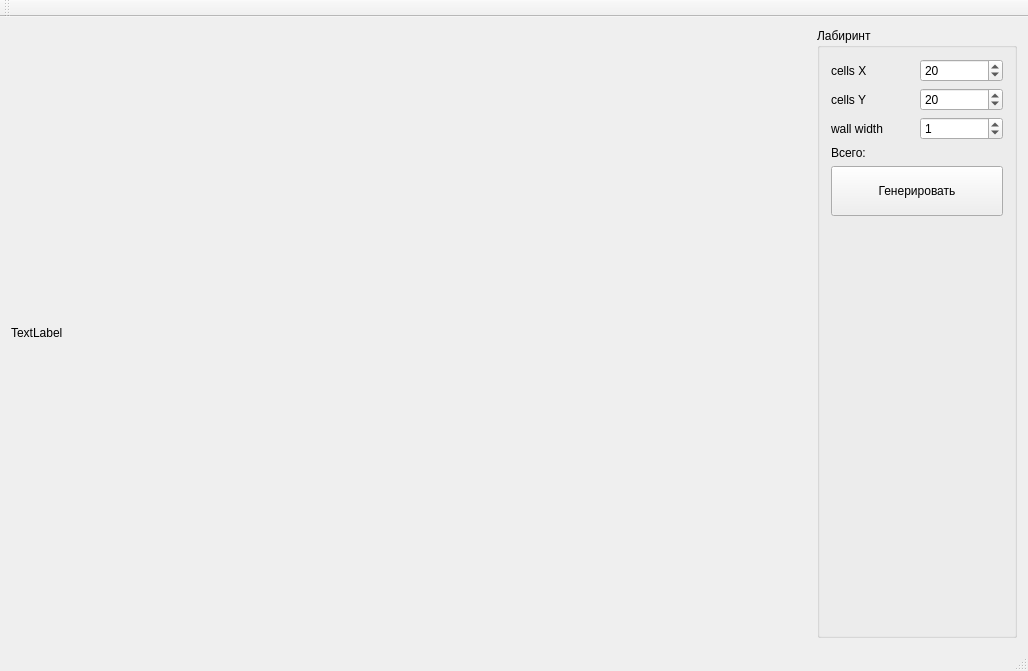
<?xml version="1.0" encoding="UTF-8"?>
<ui version="4.0">
 <class>MainWindow</class>
 <widget class="QMainWindow" name="MainWindow">
  <property name="geometry">
   <rect>
    <x>0</x>
    <y>0</y>
    <width>1024</width>
    <height>671</height>
   </rect>
  </property>
  <property name="windowTitle">
   <string>Генератор лабиринтов</string>
  </property>
  <widget class="QWidget" name="centralWidget">
   <layout class="QGridLayout" name="gridLayout">
    <item row="0" column="0">
     <widget class="QLabel" name="imageLabel">
      <property name="sizePolicy">
       <sizepolicy hsizetype="Expanding" vsizetype="Preferred">
        <horstretch>0</horstretch>
        <verstretch>0</verstretch>
       </sizepolicy>
      </property>
      <property name="minimumSize">
       <size>
        <width>800</width>
        <height>600</height>
       </size>
      </property>
      <property name="text">
       <string>TextLabel</string>
      </property>
     </widget>
    </item>
    <item row="0" column="1">
     <widget class="QGroupBox" name="groupBox">
      <property name="sizePolicy">
       <sizepolicy hsizetype="Fixed" vsizetype="Preferred">
        <horstretch>0</horstretch>
        <verstretch>0</verstretch>
       </sizepolicy>
      </property>
      <property name="minimumSize">
       <size>
        <width>200</width>
        <height>0</height>
       </size>
      </property>
      <property name="title">
       <string>Лабиринт</string>
      </property>
      <layout class="QGridLayout" name="gridLayout_2">
       <item row="1" column="1">
        <widget class="QSpinBox" name="cellsY">
         <property name="maximum">
          <number>1000</number>
         </property>
         <property name="value">
          <number>20</number>
         </property>
        </widget>
       </item>
       <item row="5" column="1">
        <spacer name="verticalSpacer">
         <property name="orientation">
          <enum>Qt::Vertical</enum>
         </property>
         <property name="sizeHint" stdset="0">
          <size>
           <width>20</width>
           <height>349</height>
          </size>
         </property>
        </spacer>
       </item>
       <item row="3" column="0" colspan="2">
        <widget class="QLabel" name="total">
         <property name="text">
          <string>Всего:   </string>
         </property>
        </widget>
       </item>
       <item row="4" column="0" colspan="2">
        <widget class="QPushButton" name="genButton">
         <property name="minimumSize">
          <size>
           <width>0</width>
           <height>50</height>
          </size>
         </property>
         <property name="text">
          <string>Генерировать</string>
         </property>
        </widget>
       </item>
       <item row="1" column="0">
        <widget class="QLabel" name="label_3">
         <property name="text">
          <string>cells Y</string>
         </property>
        </widget>
       </item>
       <item row="0" column="0">
        <widget class="QLabel" name="label_2">
         <property name="text">
          <string>cells X</string>
         </property>
        </widget>
       </item>
       <item row="0" column="1">
        <widget class="QSpinBox" name="cellsX">
         <property name="maximum">
          <number>1000</number>
         </property>
         <property name="value">
          <number>20</number>
         </property>
        </widget>
       </item>
       <item row="2" column="1">
        <widget class="QSpinBox" name="wallwidth">
         <property name="value">
          <number>1</number>
         </property>
        </widget>
       </item>
       <item row="2" column="0">
        <widget class="QLabel" name="label">
         <property name="text">
          <string>wall width</string>
         </property>
        </widget>
       </item>
      </layout>
     </widget>
    </item>
   </layout>
  </widget>
  <widget class="QMenuBar" name="menuBar">
   <property name="geometry">
    <rect>
     <x>0</x>
     <y>0</y>
     <width>1024</width>
     <height>21</height>
    </rect>
   </property>
  </widget>
  <widget class="QToolBar" name="mainToolBar">
   <attribute name="toolBarArea">
    <enum>TopToolBarArea</enum>
   </attribute>
   <attribute name="toolBarBreak">
    <bool>false</bool>
   </attribute>
  </widget>
  <widget class="QStatusBar" name="statusBar"/>
 </widget>
 <layoutdefault spacing="6" margin="11"/>
 <resources/>
 <connections/>
</ui>
